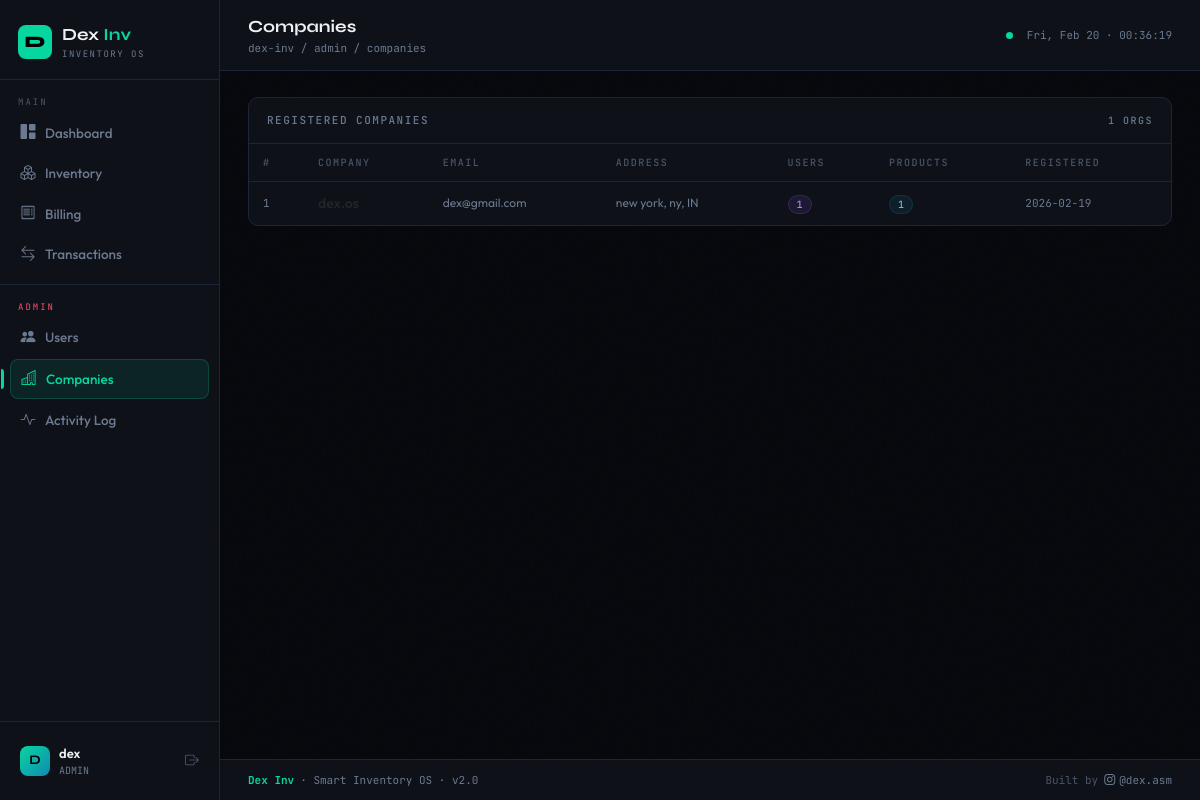
Screenshot of /admin/companies (signed in) with the database file from the repository.
### tables this page shows
CREATE TABLE companies (
            id INTEGER PRIMARY KEY,
            name TEXT NOT NULL,
            email TEXT UNIQUE NOT NULL,
            address TEXT,
            city TEXT,
            state TEXT,
            zip TEXT,
            country TEXT DEFAULT 'US',
            created_at TEXT DEFAULT CURRENT_TIMESTAMP
        );

### app.py (the view)
@app.route('/admin/companies')
@admin_required
def admin_companies():
    conn = get_db()
    companies = conn.execute("SELECT c.*, COUNT(u.id) as user_count, COUNT(p.id) as product_count FROM companies c LEFT JOIN users u ON u.company_id=c.id LEFT JOIN products p ON p.company_id=c.id GROUP BY c.id ORDER BY c.created_at DESC").fetchall()
    conn.close()
    return render_template('admin_companies.html', companies=companies)

### app.py (called while the page is built)
def get_db():
    conn = sqlite3.connect(DB)
    conn.row_factory = sqlite3.Row
    return conn

def login_required(f):
    @wraps(f)
    def wrap(*a, **kw):
        if 'user' not in session: return redirect(url_for('login'))
        return f(*a, **kw)
    return wrap

def admin_required(f):
    @wraps(f)
    def wrap(*a, **kw):
        if session.get('role') != 'admin': return redirect(url_for('dashboard'))
        return f(*a, **kw)
    return login_required(wrap)

### templates/admin_companies.html (shortened to what this page needs)
{% extends 'base.html' %}
{% block pagetitle %}Companies{% endblock %}
{% block breadcrumb %}dex-inv / admin / companies{% endblock %}
{% block content %}
<div class="card" style="animation:pageIn .35s ease both">
  <div class="card-hd">
    <span>Registered Companies</span>
    <span style="color:var(--muted2);font-family:var(--font-mono);font-size:10px">{{ companies|length }} orgs</span>
  </div>
  <div style="overflow-x:auto">
    <table class="dtable">
      <thead><tr>
        <th>#</th><th>Company</th><th>Email</th><th>Address</th>
        <th>Users</th><th>Products</th><th>Registered</th>
      </tr></thead>
      <tbody>
        {% for c in companies %}
        <tr>
          <td style="font-family:var(--font-mono);font-size:11px;color:var(--muted2)">{{ c.id }}</td>
          <td>
            <div style="font-weight:600;font-size:14px">{{ c.name }}</div>
          </td>
          <td style="font-size:12px;color:var(--muted2)">{{ c.email }}</td>
          <td style="font-size:12px;color:var(--muted2)">
            {% if c.city %}{{ c.city }}{% if c.state %}, {{ c.state }}{% endif %}{% if c.country %}, {{ c.country }}{% endif %}
            {% else %}—{% endif %}
          </td>
          <td><span class="chip chip-purple">{{ c.user_count }}</span></td>
          <td><span class="chip chip-blue">{{ c.product_count }}</span></td>
          <td style="font-family:var(--font-mono);font-size:11px;color:var(--muted2)">{{ c.created_at[:10] if c.created_at else '—' }}</td>
        </tr>
        {% else %}
        <tr><td colspan="7" style="text-align:center;padding:40px;color:var(--muted2)">
          No companies registered yet.
        </td></tr>
        {% endfor %}
      </tbody>
    </table>
  </div>
</div>
{% endblock %}

### templates/base.html (style rules this page uses)
:root { --bg:#07080d; --surface:#0e1117; --surface2:#141920; --surface3:#1a2130; --border:#1d2638; --border2:#243045; --accent:#06d6a0; --accent2:#118ab2; --accent3:#ffd166; --danger:#ff4d6d; --warn:#ffb703; --text:#eef0f4; --muted:#4a5568; --muted2:#6b7a90; --font-display:'Syne',sans-serif; --font-mono:'JetBrains Mono',monospace; --font-body:'Outfit',sans-serif; --radius:10px; --shadow:0 4px 24px rgba(0,0,0,.4); }
* { box-sizing:border-box;margin:0;padding:0 }
html { scroll-behavior:smooth }
body { background:var(--bg);color:var(--text);font-family:var(--font-body); min-height:100vh;display:flex;flex-direction:column;overflow-x:hidden; }
body::before { content:'';position:fixed;inset:0;pointer-events:none;z-index:0; opacity:.4; }
.card { background:var(--surface);border:1px solid var(--border);border-radius:var(--radius); transition:border-color .2s, box-shadow .2s; }
.card-hd { padding:14px 18px;border-bottom:1px solid var(--border); font-family:var(--font-mono);font-size:11px;font-weight:500; color:var(--muted2);letter-spacing:1.5px;text-transform:uppercase; display:flex;align-items:center;justify-content:space-between; }
.dtable { width:100%;border-collapse:collapse; }
.dtable th { font-family:var(--font-mono);font-size:10px;letter-spacing:1.5px; text-transform:uppercase;color:var(--muted);padding:11px 14px; border-bottom:1px solid var(--border);font-weight:500;white-space:nowrap; }
.dtable td { padding:11px 14px;border-bottom:1px solid rgba(29,38,56,.7);font-size:13.5px;vertical-align:middle; }
.dtable tr:last-child td { border-bottom:none; }
.dtable tbody tr { transition:background .12s; }
.dtable tbody tr.animate-row { animation:rowIn .3s ease both; }
.chip { font-size:10px;padding:2px 8px;border-radius:20px;font-family:var(--font-mono);font-weight:500;white-space:nowrap; }
.chip-blue { background:rgba(17,138,178,.12);color:#4fc3f7;border:1px solid rgba(17,138,178,.2); }
.chip-purple { background:rgba(139,92,246,.12);color:#a78bfa;border:1px solid rgba(139,92,246,.2); }

### rows the page displays
companies: id "1", name "dex.os", email "dex@gmail.com", city "new york", state "ny", country "IN", user_count "1", product_count "1", created_at "2026-02-19"

### other values shown
{{ session.user[0].upper() }} "D"
{{ session.user }} "dex"
{{ session.role }} "ADMIN"
{{ companies|length }} "1"
